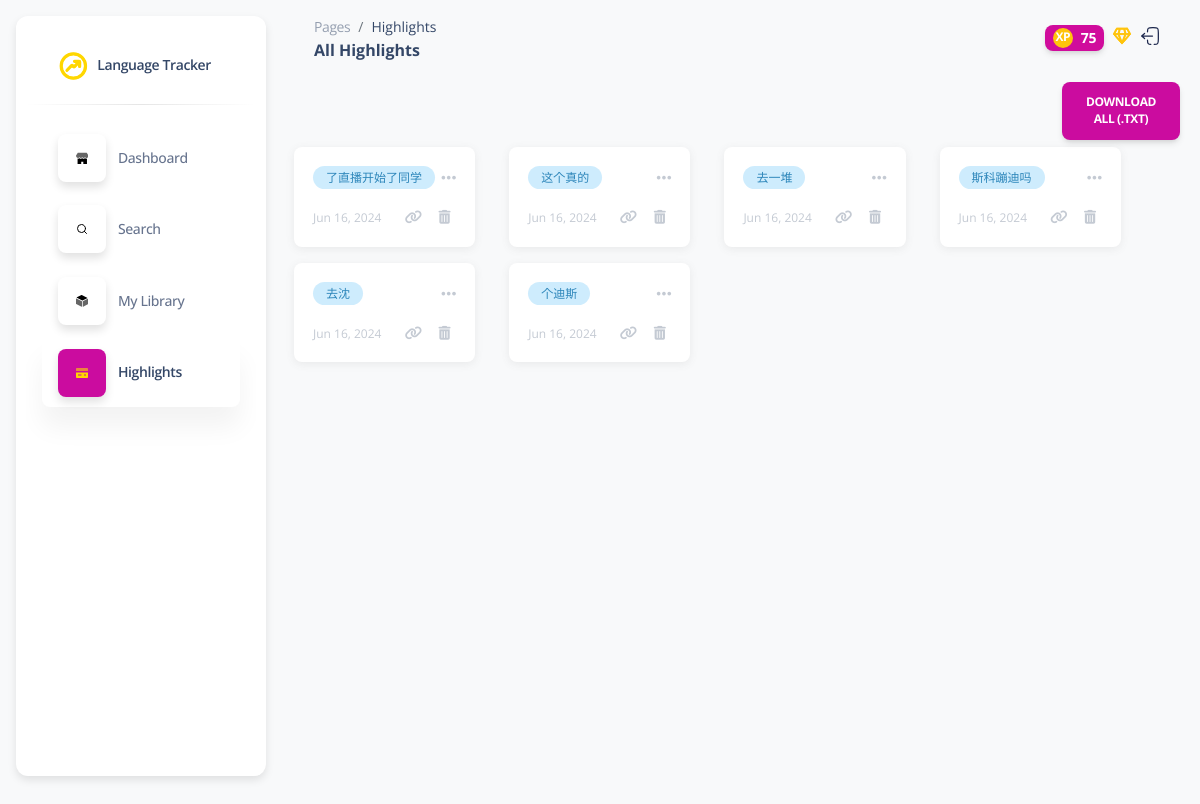
/highlights/ (signed in), run on the app's committed database.
### subplayer/models.py (models this page shows, shortened)
class Highlight(models.Model):
    user = models.ForeignKey(User, on_delete=models.CASCADE, related_name='highlights')
    media = models.ForeignKey(Media, on_delete=models.CASCADE, related_name='highlights')
    start_time = models.DecimalField(max_digits=6, decimal_places=2)
    end_time = models.DecimalField(max_digits=6, decimal_places=2)
    highlighted_text = models.TextField()
    start_index = models.IntegerField()
    end_index = models.IntegerField()
    start_sentence_index = models.IntegerField()
    end_sentence_index = models.IntegerField()
    frame_index = models.IntegerField()
    created_at = models.DateTimeField(default=timezone.now)
    class Meta:
        unique_together = ['user', 'media', 'start_time', 'end_time', 'highlighted_text']

### accounts/views.py (the view)
# urls.py: path('highlights/', account_views.highlights, name='highlights'),
@login_required
def highlights(request):
    user = request.user
    profile = Profile.objects.get(user=user)
    all_highlights = Highlight.objects.filter(user=user).order_by('created_at')
    print(f"Total highlights: {all_highlights.count()}")  # Debugging line to check the total number of highlights
    return render(request, 'accounts/highlights.html', {'highlights': all_highlights})

### accounts/context_processors.py (called while the page is built)
def total_minutes_watched(request):
    if request.user.is_authenticated:
        try:
            profile = Profile.objects.get(user=request.user)
            total_minutes = round(profile.total_minutes / 60)  # Convert seconds to minutes and round
        except Profile.DoesNotExist:
            total_minutes = 0
    else:
        total_minutes = 0
    return {'total_minutes_watched': total_minutes}

def total_points(request):
    if request.user.is_authenticated:
        try:
            profile = Profile.objects.get(user=request.user)
            total_points = profile.calculate_total_points()  # Calculate total points using method
            print(f"Total points calculated: {total_points}")  # Debug print
        except Profile.DoesNotExist:
            total_points = 0
    else:
        total_points = 0
    print(f"Total points in context: {total_points}")  # Debug print
    return {'total_points': total_points}

### accounts/models.py (called while the page is built)
    def calculate_total_points(self):
        total_highlights_points = self.total_highlights // 2
        total_minutes_points = round(self.total_minutes / 60)  # Divide minutes by 60 and round
        total_videos_points = self.finished_media.count()
        total_points = total_highlights_points + total_minutes_points + total_videos_points
        print(
            f"Highlights Points: {total_highlights_points}, Minutes Points: {total_minutes_points}, Videos Points: {total_videos_points}, Total Points: {total_points}")
        return total_points

### accounts/templates/accounts/highlights.html (shortened to what this page needs)
{% load static %}
<head>
  <link href="{% static 'accounts/css/nucleo-icons.css' %}" rel="stylesheet">
  <link href="{% static 'accounts/css/nucleo-svg.css' %}" rel="stylesheet">
  <link id="pagestyle" href="{% static 'accounts/css/soft-ui-dashboard.css' %}" rel="stylesheet">
</head>
<body class="g-sidenav-show  bg-gray-100">
<aside class="sidenav navbar navbar-vertical navbar-expand-xs border-0 my-3 fixed-start ms-3" id="sidenav-main">
<div class="sidenav-header">
  <a class="navbar-brand m-0" href="https://demos.creative-tim.com/soft-ui-dashboard/pages/dashboard.html" target="_blank">
    <span class="ms-1 font-weight-bold">Language Tracker</span>
  </a>
</div>
   <hr class="horizontal dark mt-0">
    <div class="collapse navbar-collapse w-auto" id="sidenav-collapse-main">
        <ul class="navbar-nav">
            <li class="nav-item">
                <a class="nav-link " href="/">
                    <div class="icon icon-shape icon-sm shadow border-radius-md text-center me-2 d-flex align-items-center justify-content-center" style="background-color: #FFFFFF; width: 48px; height: 48px; color: #000000;">
                    </div>
                    <span class="nav-link-text ms-1">Dashboard</span>
                </a>
            </li>
            <li class="nav-item">
                <a class="nav-link" href="/media_list">
                    <div class="icon icon-shape icon-sm shadow border-radius-md text-center me-2 d-flex align-items-center justify-content-center" style="background-color: #FFFFFF; width: 48px; height: 48px; color: #000000;">
                    </div>
                    <span class="nav-link-text ms-1">Search</span>
                </a>
            </li>
            <li class="nav-item">
                <a class="nav-link" href="/user_videos">
                    <div class="icon icon-shape icon-sm shadow border-radius-md text-center me-2 d-flex align-items-center justify-content-center" style="background-color: #FFFFFF; width: 48px; height: 48px; color: #000000;">
                    </div>
                    <span class="nav-link-text ms-1">My Library</span>
                </a>
            </li>
            <li class="nav-item">
                <a class="nav-link active" href="/highlights">
                    <div class="icon icon-shape icon-sm shadow border-radius-md text-center me-2 d-flex align-items-center justify-content-center" style="background-color: #FFFFFF; width: 48px; height: 48px;">
                    </div>
                    <span class="nav-link-text ms-1">Highlights</span>
                </a>
            </li>
        </ul>
    </div>
</aside>
  <main class="main-content position-relative max-height-vh-100 h-100 border-radius-lg ">
<nav class="navbar navbar-main navbar-expand-lg px-0 mx-4 shadow-none border-radius-xl" id="navbarBlur" navbar-scroll="true">
  <div class="container-fluid py-1 px-3">
    <nav aria-label="breadcrumb">
      <ol class="breadcrumb bg-transparent mb-0 pb-0 pt-1 px-0 me-sm-6 me-5">
        <li class="breadcrumb-item text-sm"><a class="opacity-5 text-dark" href="javascript:;">Pages</a></li>
        <li class="breadcrumb-item text-sm text-dark active" aria-current="page">Highlights</li>
      </ol>
      <h6 class="font-weight-bolder mb-0">All Highlights</h6>
    </nav>
    <div class="collapse navbar-collapse mt-sm-0 mt-2 me-md-0 me-sm-4" id="navbar">
      <ul class="navbar-nav ms-auto d-flex align-items-center">
         <li class="nav-item d-flex align-items-center">
            <div class="btn btn-purple btn-sm mb-0 d-flex align-items-center compact-btn" id="unique-xp-display">
              <div class="unique-xp-circle d-flex align-items-center justify-content-center me-2">XP</div>
              <span id="unique-xp-points">{{ total_points }}</span>
            </div>
          </li>
        <li class="nav-item d-flex align-items-center">
          <div class="ms-2" style="position: relative; top: -2px;" data-bs-toggle="tooltip" data-bs-placement="bottom" title="Pro Subscription. Expires September 1.">
          </div>
        </li>
        <li class="nav-item d-flex align-items-center">
          <a href="{% url 'logout' %}" class="ms-2" style="position: relative; top: -2px;">
          </a>
        </li>
      </ul>
    </div>
  </div>
</nav>
{% block content %}
<main class="main-content position-relative max-height-vh-100 h-100 border-radius-lg">
<div class='project-info'>
    <div class='project-participants' style="position: relative;">
        <button class="btn btn-primary mb-3" style="position: absolute; right: 20px;" onclick="downloadHighlights()">Download All (.txt)</button>
    </div>
</div>
    <div class='project-tasks' style="display: flex; flex-wrap: wrap; padding-left: 20px;">
        {% for highlight in highlights %}
<div class='task' draggable='true' style="margin-right: 10px; flex-basis: 20%; margin-left: 0;">
  <div class='task__tags'>
    <span class='task__tag task__tag--design'>{{ highlight.highlighted_text }}</span>
    <button class='task__options'><i class="fas fa-ellipsis-h"></i></button>
  </div>
  <div class='task__stats'>
    <span class="task__date">
      <time datetime="{{ highlight.created_at|date:'Y-m-d' }}">
        {{ highlight.created_at|date:"M d, Y" }}
      </time>
    </span>
    <span class="task__actions">
      <a href="{% url 'video_detail' highlight.media.media_id %}" class="btn btn-link btn-sm">
        <i class="fas fa-link"></i>
      </a>
      <form method="POST" class="delete-form" data-id="{{ highlight.id }}" action="{% url 'delete_highlight' highlight.id %}" style="display:inline;">
        <button type="submit" class="btn btn-link btn-sm">
          <i class="fas fa-trash-alt"></i>
        </button>
      </form>
    </span>
  </div>
</div>
        {% empty %}
        <p class="pl-3 pl-md-5 bg-light ml-5">No highlights found.</p>
        {% endfor %}
    </div>
</main>
{% endblock %}
<link id="pagestyle" href="{% static 'accounts/css/soft-ui-dashboard.css' %}?v=1.0.7" rel="stylesheet">

### accounts/static/accounts/css/nucleo-svg.css (style rules this page uses)
.icon { display: inline-block; color: #111111; height: 1em; width: 1em; }
.icon-sm { height: 0.8em; width: 0.8em; }
.icon { fill: currentColor; stroke: none; }

### accounts/templates/accounts/highlights.html (style rules this page uses)
* { margin: 0; padding: 0; box-sizing: border-box; font-family: 'Open Sans', sans-serif; }
body { color: var(--text); }
.project-info { padding: 2rem 0; display: flex; width: 100%; justify-content: space-between; align-items: center; }
.project-participants { display: flex; align-items: center; }
.project-tasks { display: grid; grid-template-columns: repeat(4, 1fr); width: 100%; grid-column-gap: 1.5rem; padding-left: 20px; }
.task { cursor: move; background-color: var(--white); padding: 1rem; border-radius: 8px; width: 100%; box-shadow: rgba(99, 99, 99, 0.1) 0px 2px 8px 0px; margin-bottom: 1rem; border: 3px dashed transparent; margin-left: 0; }
.task__tag { border-radius: 100px; padding: 2px 13px; font-size: 12px; }
.task__tag--design { color: var(--tag-3-text); background-color: var(--tag-3); }
.task__tags { width: 100%; display: flex; align-items: center; justify-content: space-between; }
.task__options { background: transparent; border: 0; color: var(--light-grey); font-size: 17px; }
.task__stats { position: relative; width: 100%; color: var(--light-grey); font-size: 12px; }
.task__stats span:not(:last-of-type) { margin-right: 1rem; }
.nav-link.active .icon svg { fill: #FFD700 !important; color: #FFD700 !important; }
.sidenav { display: flex; flex-direction: column; height: 100vh; }
.btn-purple { background-color: #d00c9c; color: #ffffff; border-color: #6f42c1; }
#unique-xp-display { background-color: #d00c9c; color: white; padding: 3px 8px; border-radius: 8px; }
#unique-xp-display .unique-xp-circle { background-color: #ffc40c; color: white; width: 20px; height: 20px; border-radius: 50%; display: flex; align-items: center; justify-content: center; margin-right: 5px; }
#unique-xp-points { font-weight: bold; font-size: 14px; }
#sidenav-main { background-color: #ffffff; border-radius: 12px; padding: 10px; box-shadow: 0 4px 8px rgba(0, 0, 0, 0.1); margin-bottom: 20px; max-height: calc(100vh - 40px); overflow-y: auto; }
.task__stats { display: flex; justify-content: space-between; align-items: center; position: relative; width: 100%; color: var(--light-grey); font-size: 12px; }
.task__date { flex-grow: 1; }
.task__actions { display: flex; gap: 5px; }
.task__actions .btn { padding: 2px 6px; }
.task__actions .btn { padding: 2px 6px; color: var(--light-grey); }
.task__actions .btn .fas { color: var(--light-grey); }
.task__date { flex-grow: 1; align-self: center; }
.task__actions .btn .fas { color: var(--light-grey); font-size: 115%; }
.btn { margin-bottom: 0 !important; }

### data on the page
Highlight: highlighted_text "了直播开始了同学", created_at "Jun 16, 2024"
Highlight: highlighted_text "这个真的", created_at "Jun 16, 2024"
Highlight: highlighted_text "去一堆", created_at "Jun 16, 2024"
Highlight: highlighted_text "斯科蹦迪吗", created_at "Jun 16, 2024"
Highlight: highlighted_text "去沈", created_at "Jun 16, 2024"
Highlight: highlighted_text "个迪斯", created_at "Jun 16, 2024"

### other printed values
{{ total_points }} "75"
